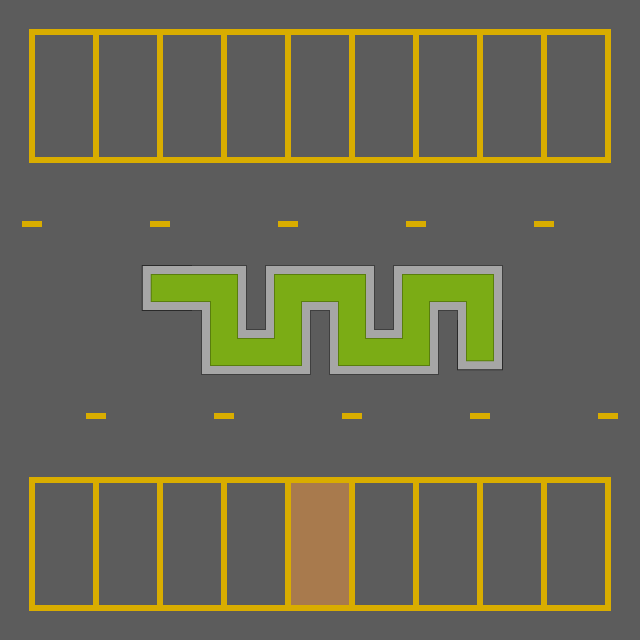

Below is a game level as drawn by its tile map, then a one-line description and the .tmx that defines it (tile-layer data replaced by summaries):
An orthogonal 10x10 tile map with 64x64 px tiles, 2 tile layers (background, decor), 2 tilesets and 23 objects.

<map version="1.10" tiledversion="1.11.2" orientation="orthogonal" renderorder="right-down" width="10" height="10" tilewidth="64" tileheight="64" infinite="0" nextlayerid="10" nextobjectid="50">
 <tileset firstgid="1" source="../tilesets/decorations.tsx" />
 <tileset firstgid="170" source="../tilesets/cars.tsx" />
 <layer id="2" name="background" width="10" height="10">
  <data>[100 cells, 100 non-empty, 21 distinct tile ids]</data>
 </layer>
 <layer id="3" name="decor" width="10" height="10">
  <data>[100 cells, 0 non-empty, 0 distinct tile ids]</data>
 </layer>
 <objectgroup id="5" name="cars">
  <object id="28" gid="194" x="8.21659" y="270.161" width="58" height="122" rotation="90" />
  <object id="29" gid="170" x="358.136" y="573.984" width="58" height="122" />
  <object id="30" gid="186" x="293.185" y="61.9233" width="58" height="122" rotation="180" />
  <object id="31" gid="178" x="379.283" y="210.708" width="58" height="122" rotation="90" />
  <object id="32" gid="170" x="154.974" y="21.1397" width="58" height="122" rotation="180" />
  <object id="33" gid="194" x="295.45" y="145.001" width="58" height="122" />
  <object id="34" gid="202" x="356.626" y="124.609" width="58" height="122" />
  <object id="35" gid="203" x="475.955" y="12.832" width="58" height="122" rotation="180" />
  <object id="37" gid="178" x="31.1123" y="151.798" width="58" height="122" />
  <object id="39" gid="194" x="494.081" y="34.7342" width="58" height="122" rotation="90" />
  <object id="40" gid="170" x="643.621" y="277.17" width="58" height="122" rotation="180" />
  <object id="41" gid="178" x="420.067" y="604.949" width="58" height="122" />
  <object id="42" gid="186" x="634.174" y="486.547" width="58" height="122" rotation="189.256" />
  <object id="43" gid="194" x="232.121" y="603.57" width="58" height="122" rotation="345.042" />
  <object id="44" gid="203" x="100.595" y="560.389" width="58" height="122" />
  <object id="45" gid="202" x="91.5325" y="479.577" width="58" height="122" rotation="180" />
  <object id="47" gid="186" x="40.9306" y="463.717" width="58" height="122" />
 </objectgroup>
 <objectgroup id="9" name="collision" visible="0">
  <object id="11" gid="104" x="142.25" y="310" width="103.5" height="44.25" />
  <object id="12" gid="104" x="264.75" y="309.625" width="109" height="44" />
  <object id="13" gid="104" x="393.5" y="309.625" width="108.25" height="43.75" />
  <object id="14" gid="104" x="200.833" y="374" width="109" height="44" />
  <object id="15" gid="104" x="329.583" y="374" width="108.25" height="43.75" />
  <object id="16" gid="104" x="457.875" y="370.125" width="44.25" height="43.75" />
 </objectgroup>
</map>
